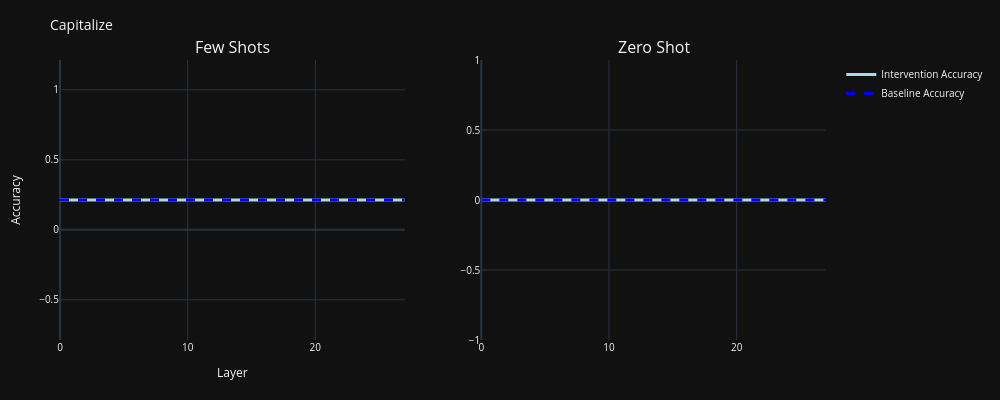

The cell this chart's notebook holds for it:
### Markdown cell above
# patch to attn outputs

### Code cell
result_path = '/oscar/data/epavlick/zyang220/results/fv_comm/gpt-j-6b/10heads/capitalize/'
intervention_acc_layer_sweep(result_path, fv_intervention="attn_out")

### Figure 1 — Plotly figure (JSON) as saved in the notebook; plotly's stock layout.template omitted (floating-point values rounded to 4 significant figures)
{"data": [{"line": {"color": "lightblue", "width": 3}, "mode": "lines", "name": "Intervention Accuracy", "type": "scatter", "x": [0, 1, 2, 3, 4, 5, 6, 7, 8, 9, 10, 11, 12, 13, 14, 15, 16, 17, 18, 19, 20, 21, 22, 23, 24, 25, 26, 27], "xaxis": "x", "y": [0.213, 0.213, 0.213, 0.213, 0.213, 0.213, 0.213, 0.213, 0.213, 0.213, 0.213, 0.213, 0.213, 0.213, 0.213, 0.213, 0.213, 0.213, 0.213, 0.213, 0.213, 0.213, 0.213, 0.213, 0.213, 0.213, 0.213, 0.213], "yaxis": "y"}, {"line": {"color": "blue", "dash": "dash", "width": 3}, "mode": "lines", "name": "Baseline Accuracy", "type": "scatter", "x": [0, 1, 2, 3, 4, 5, 6, 7, 8, 9, 10, 11, 12, 13, 14, 15, 16, 17, 18, 19, 20, 21, 22, 23, 24, 25, 26, 27], "xaxis": "x", "y": [0.213, 0.213, 0.213, 0.213, 0.213, 0.213, 0.213, 0.213, 0.213, 0.213, 0.213, 0.213, 0.213, 0.213, 0.213, 0.213, 0.213, 0.213, 0.213, 0.213, 0.213, 0.213, 0.213, 0.213, 0.213, 0.213, 0.213, 0.213], "yaxis": "y"}, {"line": {"color": "lightblue", "width": 3}, "mode": "lines", "showlegend": false, "type": "scatter", "x": [0, 1, 2, 3, 4, 5, 6, 7, 8, 9, 10, 11, 12, 13, 14, 15, 16, 17, 18, 19, 20, 21, 22, 23, 24, 25, 26, 27], "xaxis": "x2", "y": [0, 0, 0, 0, 0, 0, 0, 0, 0, 0, 0, 0, 0, 0, 0, 0, 0, 0, 0, 0, 0, 0, 0, 0, 0, 0, 0, 0], "yaxis": "y2"}, {"line": {"color": "blue", "dash": "dash", "width": 3}, "mode": "lines", "showlegend": false, "type": "scatter", "x": [0, 1, 2, 3, 4, 5, 6, 7, 8, 9, 10, 11, 12, 13, 14, 15, 16, 17, 18, 19, 20, 21, 22, 23, 24, 25, 26, 27], "xaxis": "x2", "y": [0, 0, 0, 0, 0, 0, 0, 0, 0, 0, 0, 0, 0, 0, 0, 0, 0, 0, 0, 0, 0, 0, 0, 0, 0, 0, 0, 0], "yaxis": "y2"}], "layout": {"annotations": [{"font": {"size": 16}, "showarrow": false, "text": "Few Shots", "x": 0.225, "xanchor": "center", "xref": "paper", "y": 1, "yanchor": "bottom", "yref": "paper"}, {"font": {"size": 16}, "showarrow": false, "text": "Zero Shot", "x": 0.775, "xanchor": "center", "xref": "paper", "y": 1, "yanchor": "bottom", "yref": "paper"}], "font": {"size": 10}, "height": 400, "margin": {"b": 60, "l": 60, "r": 40, "t": 60}, "title": {"text": "Capitalize"}, "width": 1000, "xaxis": {"anchor": "y", "domain": [0, 0.45], "title": {"text": "Layer"}}, "xaxis2": {"anchor": "y2", "domain": [0.55, 1]}, "yaxis": {"anchor": "x", "domain": [0, 1], "title": {"text": "Accuracy"}}, "yaxis2": {"anchor": "x2", "domain": [0, 1]}}}
